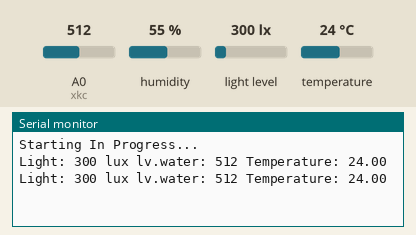
A sketch run on a simulated Arduino Uno, built with avr-gcc and run on an emulated ATmega328P. On the bench: the last lines printed to the serial monitor. The inputs (shaded band) are chosen by the test bench; at power-on: light level 300 lx, temperature 24 °C, A0 (xkc) = 512, humidity 55 %.

Above: at 2.3 s.
2.4 s: light level set to 40 lx
At 3.4 s:
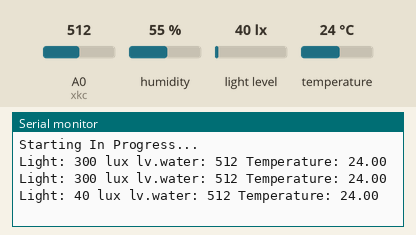
4.5 s: temperature set to 12 °C
At 5.8 s:
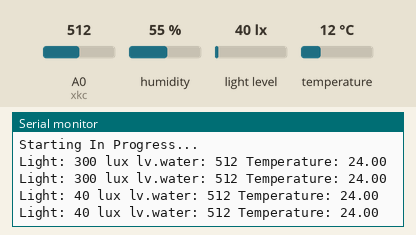
6.6 s: A0 (xkc) set to 716
At 8.0 s:
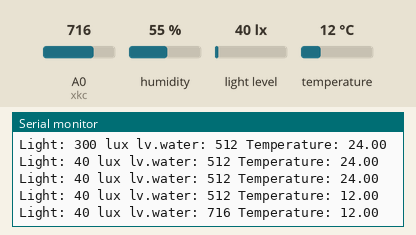
8.7 s: light level set to 500 lx
At 10.1 s:
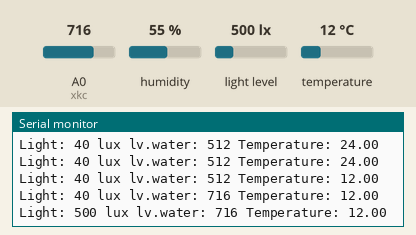
10.8 s: temperature set to 19 °C
At 12.7 s:
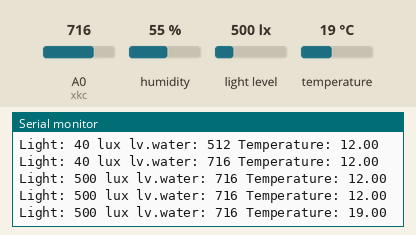
12.9 s: A0 (xkc) set to 992
At 14.7 s:
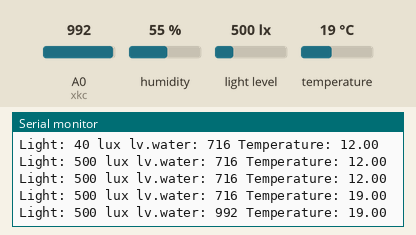
Timing chart, 0 to 16.0 s (numbered marks = the images above; inputs shaded):
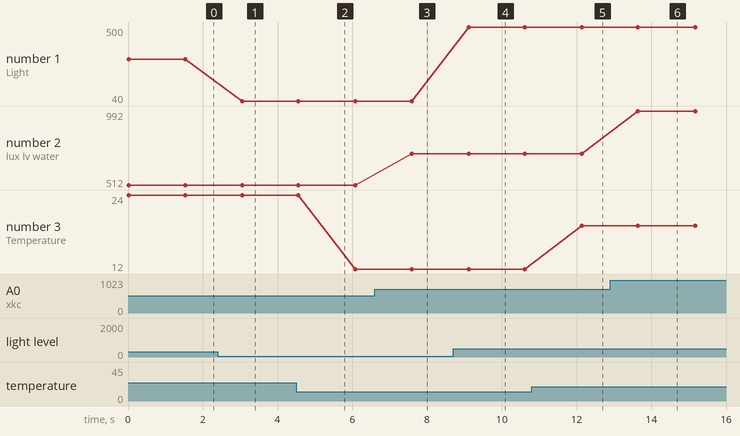

The sketch:

p-user01-jack.ino
```cpp
#include "DHT.h"
#include <BH1750FVI.h>
#include <SoftwareSerial.h>
#define DHTPIN 6
#define DHTTYPE DHT11

int val = 0;
int xkc = A0;

SoftwareSerial UnoSerial(3, 2);
DHT dht(DHTPIN, DHTTYPE);
BH1750FVI LightSensor(BH1750FVI::k_DevModeContLowRes);

void setup() {
  Serial.begin(9600);
  UnoSerial.begin(57600);
  Serial.println("Starting In Progress...");

  dht.begin();
  pinMode(xkc, INPUT);
  LightSensor.begin();
}


void loop() {
  float h = dht.readHumidity();
  float t = dht.readTemperature();
  float f = dht.readTemperature(true);
  val = analogRead(xkc);
  uint16_t lux = LightSensor.GetLightIntensity();


  if (isnan(h) || isnan(t) || isnan(f)) {
    Serial.println("Failed to read from DHT sensor!");
    return;
  }

  float hi = dht.computeHeatIndex(f, h);

  Serial.print("Light: ");
  Serial.print(lux);
  Serial.print(" lux");
  Serial.print(" lv.water: ");
  Serial.print(val);
  Serial.print(" Temperature: ");
  Serial.println(t);
  delay(1000);

  UnoSerial.print(t);
  UnoSerial.print(" ");
  UnoSerial.print(lux);
  UnoSerial.print(" ");
  UnoSerial.print(val);
  UnoSerial.print("\n");
  delay(500);

}
```

Measured:
- after the input at 2.4 s, the serial monitor: prints a new line after 0.65 s (image 1)
- after the input at 6.6 s, the serial monitor: prints a new line after 0.99 s (image 3)
- after the input at 8.7 s, the serial monitor: prints a new line after 0.41 s (image 4)
- after the input at 10.8 s, the serial monitor: prints a new line after 1.3 s (image 5)
- after the input at 12.9 s, the serial monitor: prints a new line after 0.75 s (image 6)
- plotted number 1: 300 → 40 after the input at 2.4 s, 40 → 500 after the input at 8.7 s
- plotted number 2: 512 → 716 after the input at 6.6 s, 716 → 992 after the input at 12.9 s
- plotted number 3: 24 → 12 after the input at 4.5 s, 12 → 19 after the input at 10.8 s
